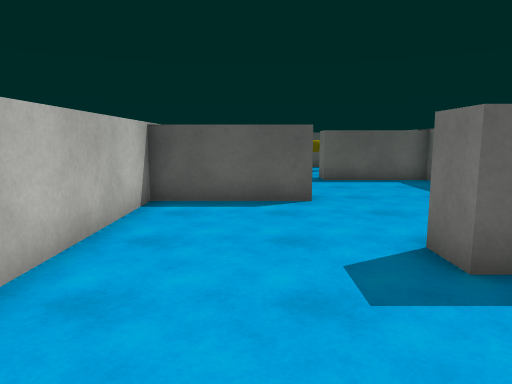
view 1 (above)

12 first-person views from a walk through a 3-D level made in the Unity game engine. The camera is 1.4 m above the floor, tilts 8° down and sees 70° across. The floor is counted in squares, 1 m on a side. Each view is taken from the middle of a square. On the plan, view 1 faces up. The plan holds only what a view shows up to about 16 squares ahead; the rest is blank. Surface patterns are stand-ins for the level's own textures.

view 2
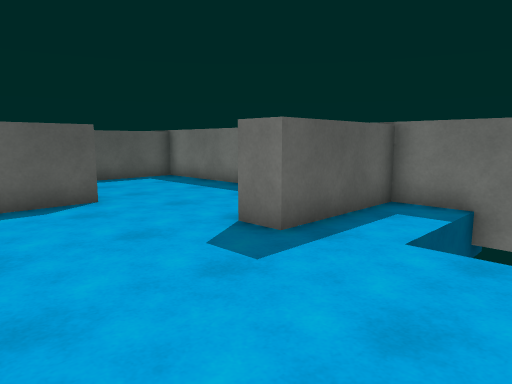

view 3
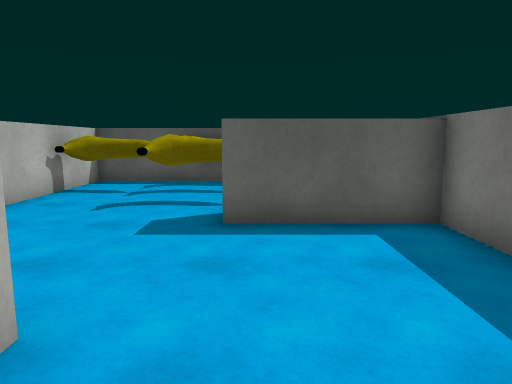

view 4
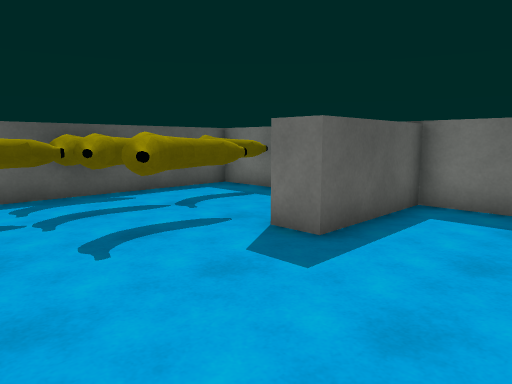

view 5
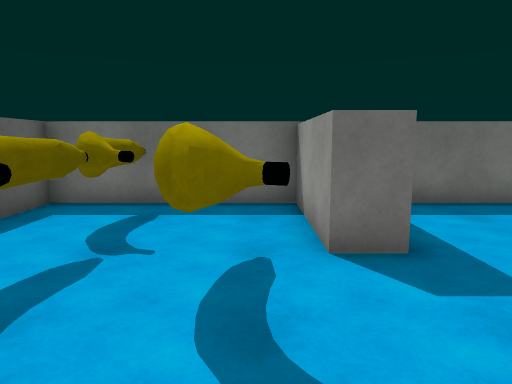

view 6
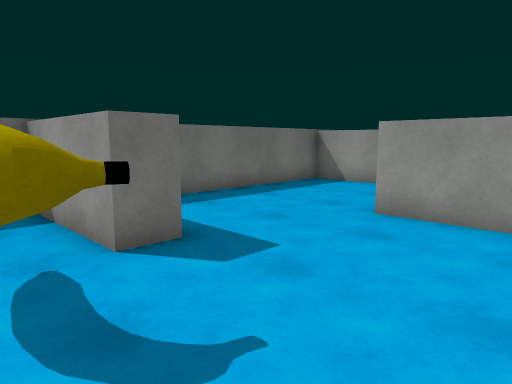

view 7
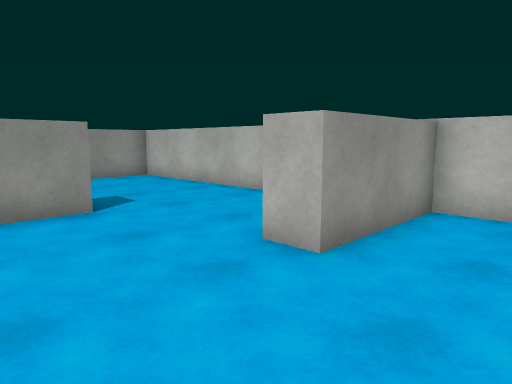

view 8
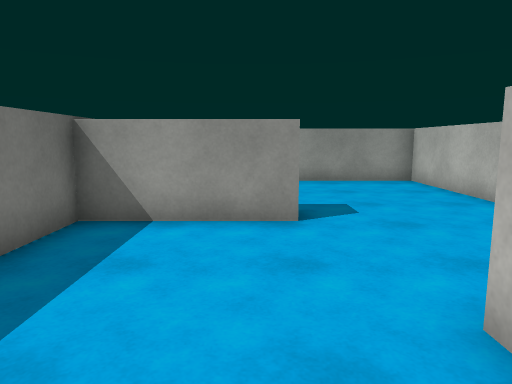

view 9
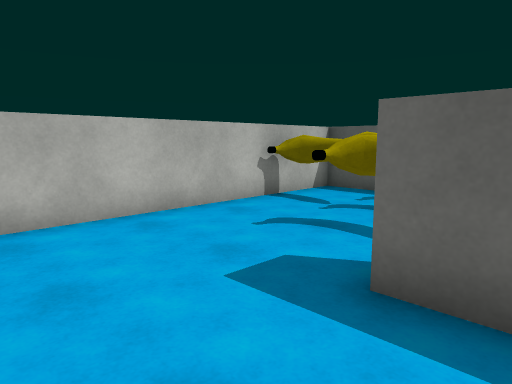

view 10
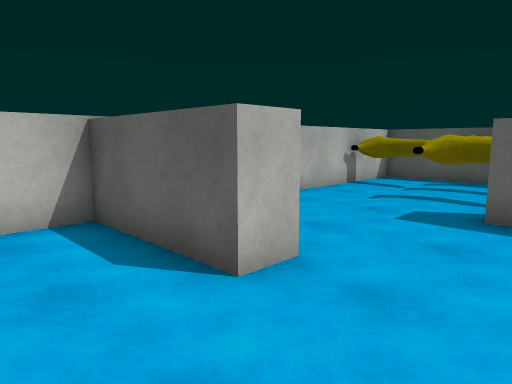

view 11
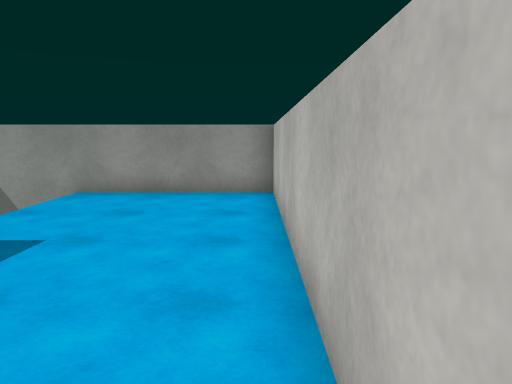

view 12
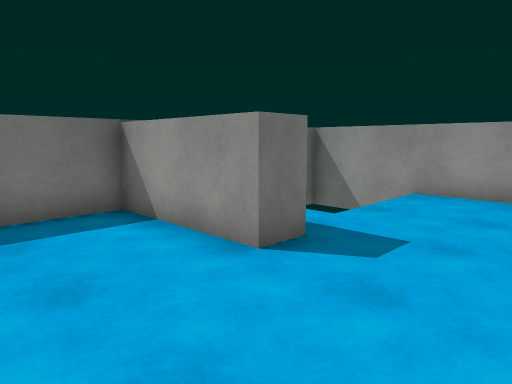

### Floor plan
Points are (right, up) in squares from view 1. A wall is a line through its corners. A room is listed if a view was taken in it or the views show most of it. See-through windows are left out.
Room 1 (views 1, 2, 3, 4, 5, 6, 7, 8, 9, 10, 11, 12)
walls: (6.1, 1.4) (6.1, 3.7) (2.3, 3.7) (2.3, 4.7) (6.1, 4.7) (6.1, 13.1) (2.4, 13.1) (2.4, 14.1) (6.1, 14.1) (6.1, 19.6) (-2.5, 19.6) (-2.5, 9.4) (1.3, 9.4) (1.3, 8.4) (-2.5, 8.4) (-2.5, -1.8) (4, -1.8)
objects: banana (-2, 17); banana (1, 15); banana (1, 17); banana (1, 19); banana (4, 18)

Positions as (right, up) in squares from view 1, and headings:
1: (0, 0), facing up
2: (-2, 0), facing up-right
3: (3, 7), facing up
4: (-2, 10), facing up-right
5: (-2, 15), facing right
6: (-2, 16), facing down-right
7: (5, 12), facing down-left
8: (3, 11), facing down
9: (4, 10), facing up-left
10: (4, 6), facing up-left
11: (-2, 8), facing down
12: (-1, 8), facing down-right
